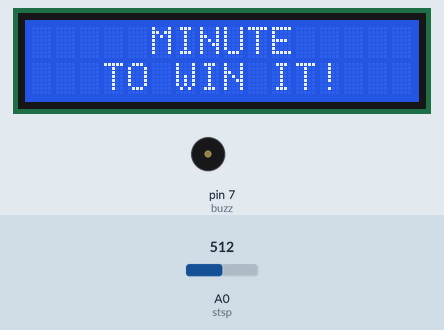
Recording of a sketch running on a simulated Arduino Uno, built with avr-gcc and run on an emulated ATmega328P. Shown: 16×2 character LCD, buzzer (waves = sounding). The test bench sets the inputs (shaded band); at power-on: A0 (stsp) = 512. What the sketch prints to the serial monitor is not drawn.

Above: at 2.7 s.
2.8 s: A0 (stsp) set to 990
5.0 s: A0 (stsp) set to 1017
At 6.8 s:
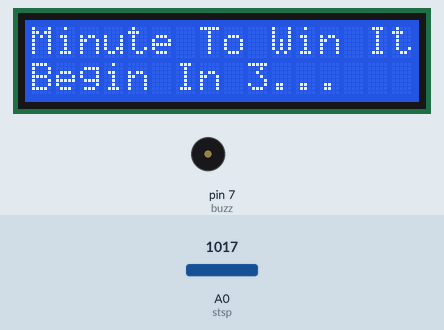
8.0 s: A0 (stsp) set to 900
At 9.2 s:
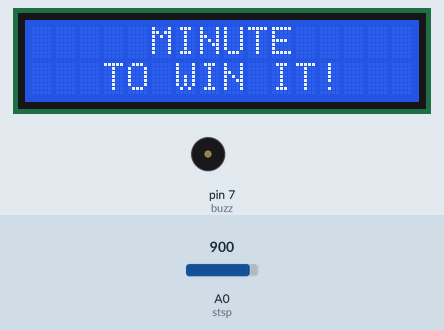
9.5 s: A0 (stsp) set to 1010
At 15.3 s:
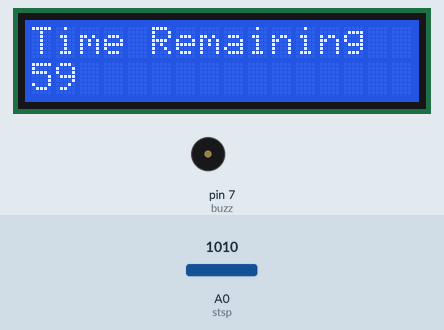
Timing chart, 0 to 16.5 s (numbered marks = the images above; inputs shaded):
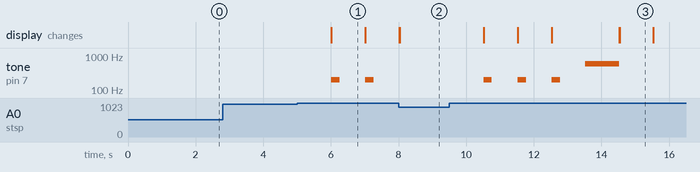

Measured:
- the behaviour switches between 1000 and 1001 on A0 (stsp) (found by bisection; images 0 and 1)
- after the input at 2.8 s, every drawn part: stays the same
- after the input at 5.0 s, tone on pin 7 (buzz): alternates 200 Hz for 0.25 s and silent for 0.76 s, starting after 1.0 s; the display: changes after 1.0 s (image 1)
- after the input at 8.0 s, tone on pin 7 (buzz): stays silent (without the input it goes to 200 Hz after 0.03 s); the display: first changes at once (image 2 shows a later state)
- after the input at 9.5 s, tone on pin 7 (buzz): plays 200 Hz for 0.25 s, 200 Hz for 0.25 s, 200 Hz for 0.25 s, 600 Hz for 1.0 s, starting after 1.0 s; the display: first changes after 1.0 s (image 3 shows a later state)
- what the display in image 1 shows lasts 1.0 s, from 6.0 s to 7.0 s

The sketch:

MTWI_nano.ino
```cpp
// LiquidCrystal - Version: Latest
#include <LiquidCrystal.h>
//#include "MusicNotes.h"
/*
Minute to win it one minte timer
*/


//inputs and output pins
const int rs = 12, en = 11, d4 = 5, d5 = 4, d6 = 3, d7 = 2; //LCD pins
LiquidCrystal lcd(rs, en, d4, d5, d6, d7);
const int stsp = A0; //Start / stop button
//const int rst = A1; //Reset button
const int buzz = 7; //buzzer pin
int notes[] = {800,600,200,200,200,349};
unsigned long timerDuration = 60000; //in milliseconds //1 minute
int secondsRemaining = 60; //
unsigned long startTime = 0; //Time that start/stop button initially pressed
unsigned long endTime = 0;
bool runningTimer = true;
int finalCountdown = 10; //added to updateCountdown function
int switchThreshold = 1000; //threshold for testing if switch is high or low

bool isStarted = false;
//bool stspPreviousState = LOW;


void setup()
{
  // initialize serial and wait for port to open:
  Serial.begin(115200); //origionally 9600
  while (!Serial) {
    ; // wait for serial port to connect. Needed for native USB port only
  }
  Serial.println("starting up");
  lcd.begin(16, 2);
  lcd.clear();
  displayMessage("     MINUTE", "   TO WIN IT!");
  //pinMode(stsp, INPUT_PULLUP); //HIGH when open, LOW when pressed
  //pinMode(rst, INPUT_PULLUP);
  pinMode(buzz, OUTPUT);
  buzzerOff();
  delay(1500);
}

void loop()
{
  unsigned long currentTime = millis();
  bool isSwitchedOn = (analogRead(stsp) > switchThreshold);

  if(isStarted && !isSwitchedOn)
  {
    //stop countdown
    displayMessage("     MINUTE", "   TO WIN IT!");
    isStarted = false;
  }
  else if (isSwitchedOn && !isStarted)
  {
    displayMessage("     MINUTE", "   TO WIN IT!");
    delay(1000);
    isStarted = true;
    preCountdown();
    resetTimer();
  }
  else if (isSwitchedOn && isStarted)
  {
    if (currentTime <= endTime)
    {
      updateCountdown(currentTime);
    }

    if (secondsRemaining == 0) {

      for(int i = 0; i <= 8; i++)
      {
        buzzerOn(0,100);
        delay(100);
      }
      secondsRemaining = 60;
      displayMessage("MINUTE TO WIN IT", "   Time's Up!");
    } else if (buzz == HIGH && secondsRemaining <= 58 && secondsRemaining > 0){
      buzzerOff();
    }
  }
}


void resetTimer()
{
  startTime = millis();
  buzzerOff();
  endTime = startTime + timerDuration;
  secondsRemaining = timerDuration / 1000;

  displayMessage(" Time remaining", String(secondsRemaining));
}

void preCountdown()
{
  for (int i = 3; i > 0; i--)
  {
    if (!(analogRead(stsp) > switchThreshold)) { return; }

    displayMessage("Minute To Win It", "Begin In " + String(i) + "...");
    buzzerOn(2,250);
    delay(750);
  }

  if (!(analogRead(stsp) > switchThreshold)) { return; }
  buzzerOn(1,1000);
}

void updateCountdown(unsigned long currentTime)
{
  unsigned long timeElapsed = currentTime - startTime;
  int newSecondsRemaining = ceil((timerDuration - timeElapsed)/1000);


  if (newSecondsRemaining < secondsRemaining)
  {
    secondsRemaining = newSecondsRemaining;
    displayMessage("Time Remaining", String(secondsRemaining));
    if (secondsRemaining <= finalCountdown/2 ) {
      buzzerOn(1,100);
    }
    else if (secondsRemaining <= finalCountdown){
      buzzerOn(2,100);
    }
  }

}

void buzzerOn(int note, int duration)
{
  tone(buzz, notes[note]);
  delay(duration);
  buzzerOff();
}

void buzzerOff()
{
  noTone(buzz);
}


void displayMessage(String line1, String line2)
{
  lcd.clear();
  lcd.setCursor(0, 0);
  lcd.print(line1);

  lcd.setCursor(0, 1);
  lcd.print(line2);
}
```
